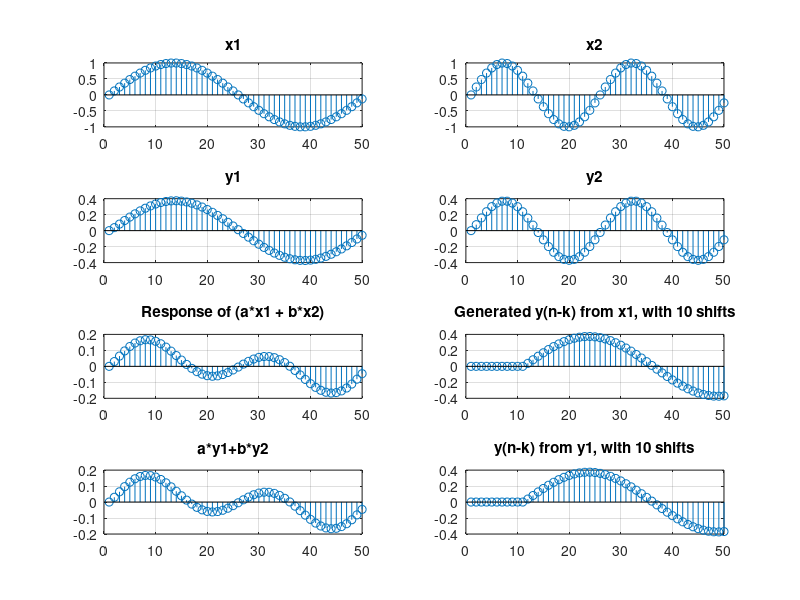

MATLAB code for this plot:
%% clear
clc;
clear all;
close all;

%% define
n = 0:49;
f1 = 0.02;
f2 = 0.04;
a = 0.2;
b = 0.3;
x1 = sin(2*pi*f1*n);
x2 = sin(2*pi*f2*n);
x3 = a*x1 + b*x2;
x5 = [zeros(1, 10),  x1(1:length(x1)-10)];

%% process
y1(1) = 0;
y2(1) = 0;
y3(1) = 0;
y5(1) = 0;
for n = 2:50
    y1(n) = a*y1(n-1)+b*x1(n);
    y2(n) = a*y2(n-1)+b*x2(n);
    y3(n) = a*y3(n-1)+b*x3(n);
    y5(n) = a*y5(n-1)+b*x5(n);
end
y4 = a*y1+b*y2;
y6 = [zeros(1,10),  y1(1: length(y1)-10)];

%% plot
% x1 & x2
subplot(4, 2, 1);
stem(x1);
title('x1');
grid on;
subplot(4, 2, 2);
stem(x2);
title('x2');
grid on;

% y1 & y2
subplot(4, 2, 3);
stem(y1);
title('y1');
grid on;
subplot(4, 2, 4);
stem(y2);
title('y2');
grid on;

% for linearity
subplot(4, 2, 5);
stem(y3);
title('Response of (a*x1 + b*x2)');
grid on;
subplot(4, 2, 7);
stem(y4);
title('a*y1+b*y2');
grid on;

% for shift-invariance
subplot(4, 2, 6);
stem(y5);
title('Generated y(n-k) from x1, with 10 shifts');
grid on;
subplot(4, 2, 8);
stem(y6);
title('y(n-k) from y1, with 10 shifts');
grid on;